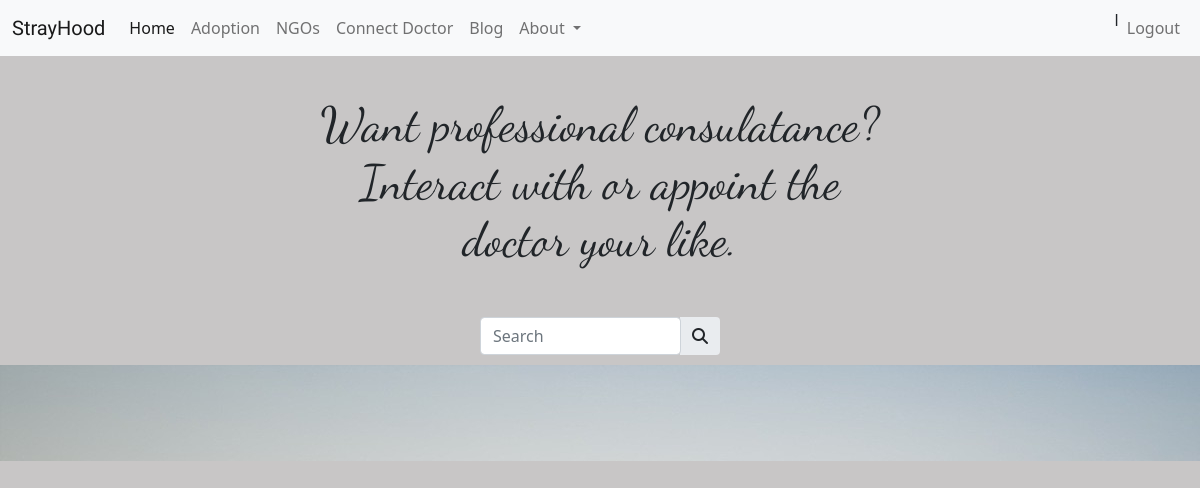
Page /profile/doctors/ (signed in) on the earlier database version.
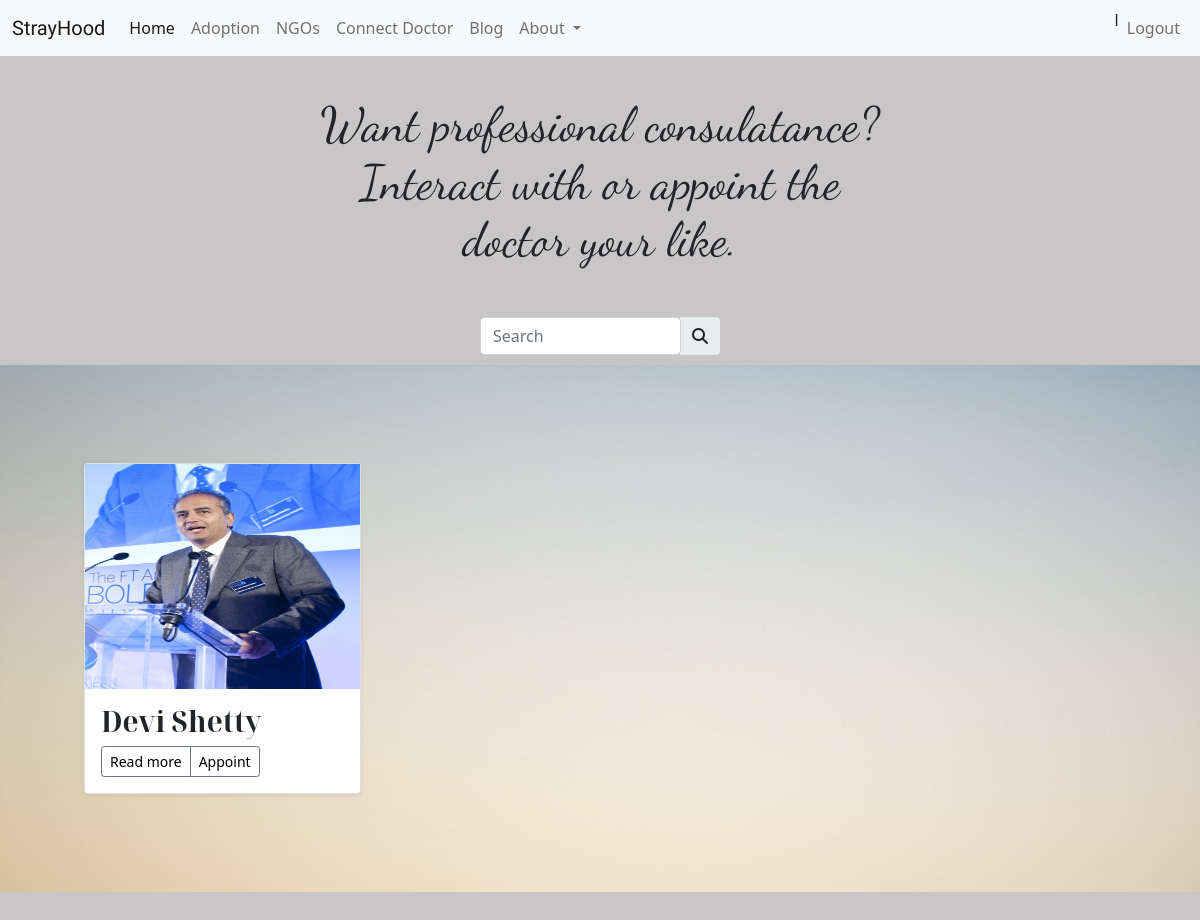
Same page on the later database version.
### authentication/models.py (models this page shows, shortened)
class Doctor(models.Model):
    SEX_FEMALE = 'F'
    SEX_MALE = 'M'
    SEX_UNSURE = 'U'
    SEX_OPTIONS = (
        (SEX_FEMALE, 'Female'),
        (SEX_MALE, 'Male'),
        (SEX_UNSURE, 'Unsure')
    )
    user = models.OneToOneField(User, on_delete=models.CASCADE, related_name="doctors")
    name = models.CharField(max_length=50)
    hospital = models.CharField(max_length=50)
    contact = models.IntegerField(blank=True)
    address = models.CharField(max_length=100, unique=True)
    age = models.IntegerField(blank=True, null=True)
    qualification = models.CharField(max_length=100)
    sex = models.CharField(max_length=1, choices=SEX_OPTIONS)
    profile_pic = models.ImageField(upload_to="users/doctor_profile_pic", blank=True)

### Profile/views.py (the view)
# urls.py: path('doctors/', views.DoctorList.as_view(), name='alldoctors'),
class DoctorList(generic.ListView):
    model = models.Doctor
    template_name = 'Profile/doctor_list.html'

### Profile/templates/Profile/doctor_list.html (shortened to what this page needs)
{% load static %}
<!doctype html>
<html lang="en">
<head>
    <link href="https://cdn.jsdelivr.net/npm/bootstrap@5.1.3/dist/css/bootstrap.min.css" rel="stylesheet"
>
</head>
<body>
    <header>
        <nav class="navbar navbar-expand-lg navbar-light bg-light">
            <div class="container-fluid">
                <a class="navbar-brand" href="userProfile.html" style="font-family: 'Satisfy', cursive;">StrayHood</a>
                <div class="collapse navbar-collapse" id="navbarSupportedContent">
                    <ul class="navbar-nav me-auto mb-2 mb-lg-0">
                        <li class="nav-item">
                            <a class="nav-link active" aria-current="page" href="StrayHood.html">Home</a>
                        </li>
                        <li class="nav-item">
                            <a class="nav-link" href="shAdoption.php">Adoption</a>
                        </li>
                        <li class="nav-item">
                            <a class="nav-link" href="{% url 'profiles:allngo' %}">NGOs</a>
                        </li>
                        <li class="nav-item">
                            <a class="nav-link" href="{% url 'profiles:alldoctors' %}">Connect Doctor</a>
                        </li>
                        <li class="nav-item">
                            <a class="nav-link" href="feed.html">Blog</a>
                        </li>
                        <li class="nav-item dropdown">
                            <a class="nav-link dropdown-toggle" href="#" id="navbarDropdown" role="button"
                                data-toggle="dropdown" aria-haspopup="true" aria-expanded="false">
                                About
                            </a>
                        </li>
                    </ul>
                    <ul class="navbar-nav ms-auto mb-2 mb-lg-0">
                        {% if not user.is_authenticated %}
                            <li class="nav-item">
                                <a class="nav-link" href="{% url 'authentication:login' %}">Login</a>
                            </li>
                            <li class="nav-item">
                                <a class="nav-link" href="{% url 'authentication:signup' %}">SignUp</a>
                            </li>
                        {% else %}
                            l<li class="nav-item">
                                <a class="nav-link" href="{% url 'authentication:logout' %}">Logout</a>
                            </li>
                        {% endif %}
                    </ul>
                </div>
            </div>
        </nav>
    </header>
    <main>
        <div class="head">
            <h1 class="fw-light heading">Want professional consulatance? <br> Interact with or appoint the <br>doctor
                your like.</h1>
        </div>
        <div class="input-group rounded" style="width: 20%; margin:0 auto 10px">
            <input type="search" class="form-control rounded" placeholder="Search" aria-label="Search"
                aria-describedby="search-addon" />
            <span class="input-group-text border-0" id="search-addon">
                <i class="fas fa-search"></i>
            </span>
        </div>
        <div class="ngoLists py-5 ">
            <div class="container">
                <div class="row row-cols-1 row-cols-sm-2 row-cols-md-3 g-3">
                    {% if request.user.is_authenticated %}
                    {% for object in object_list %}
                    <div class="col">
                        <div class="card shadow-sm">
                            <img src="{{ object.profile_pic.url }}" width="100%" height="225" alt="">
                            <div class="card-body">
                                <h3 class="card-text">{{ object.name }}</h3>
                                <div class="d-flex justify-content-between align-items-center">
                                    <div class="btn-group">
                                        <button type="button" class="btn btn-sm btn-outline-secondary"><a
                                                class="donate-btn" href="{% url 'profiles:singledoctor' username=object.user.username pk=object.pk %}">Read more</a></button>
                                        <button type="button" class="btn btn-sm btn-outline-secondary"><a
                                                class="donate-btn" href="donate.html">Appoint</a></button>
                                    </div>
                                </div>
                            </div>
                        </div>
                    </div>
                    {% endfor %}
                    {% endif %}
                </div>
            </div>
        </div>
    </main>
    <footer class="text-muted py-5">
    </footer>
</body>
</html>

### Profile/templates/Profile/doctor_list.html (style rules this page uses)
body { background-color: #C8C6C6; }
.ngoLists { background-image: url('/static/images/bg2.jpg'); }
.col { padding: 50px; border-radius: 100px; }
.head { padding: 40px; text-align: center; }
.heading { font-family: 'Dancing Script', cursive; font-size: 3rem; }
h3 { font-family: 'Noto Serif Display', serif; font-weight: 600; }
.donate-btn { color: #000000; text-decoration: none; }

Differences in the rows shown:
added Doctor: profile_pic (picture), name "Devi Shetty"
